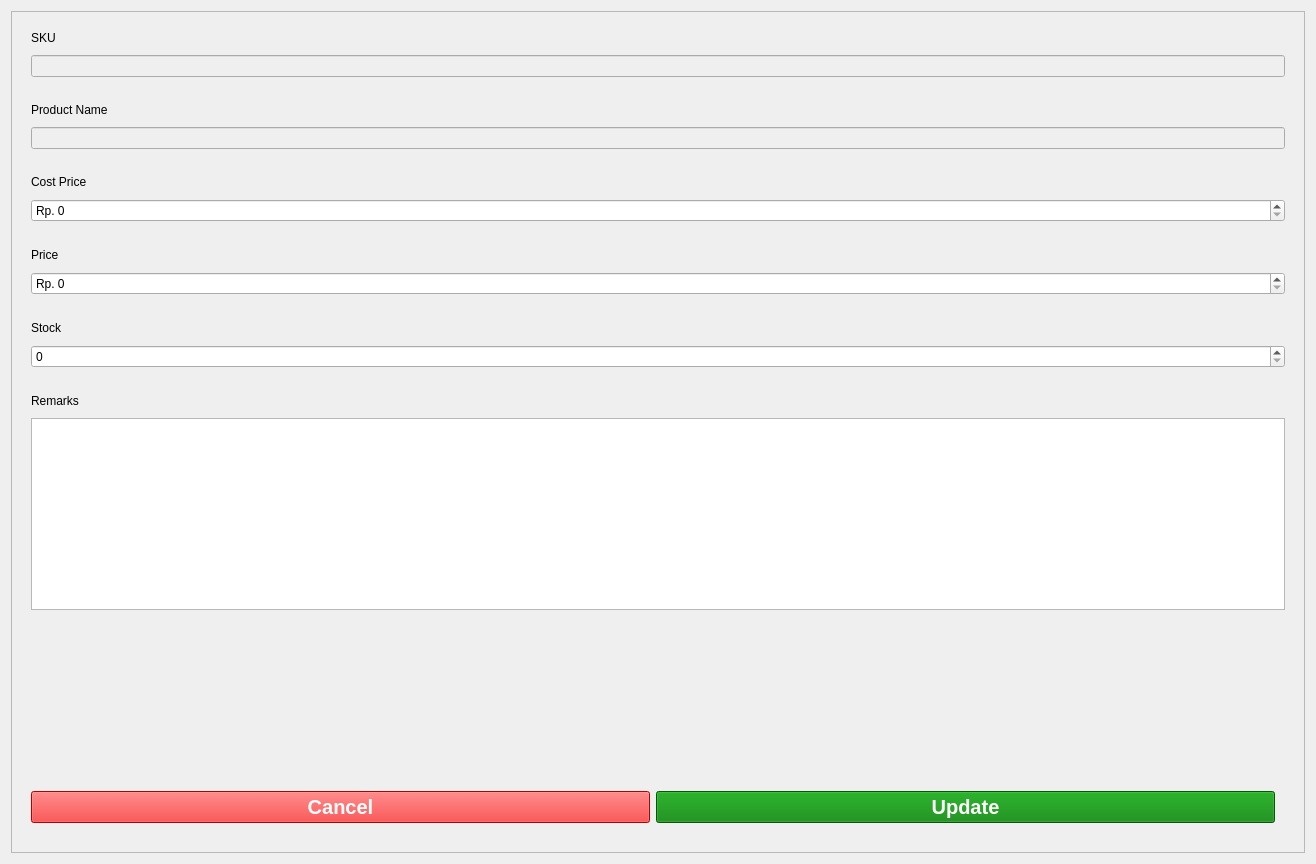
<?xml version="1.0" encoding="UTF-8"?>
<ui version="4.0">
 <class>Form</class>
 <widget class="QWidget" name="Form">
  <property name="geometry">
   <rect>
    <x>0</x>
    <y>0</y>
    <width>1316</width>
    <height>864</height>
   </rect>
  </property>
  <property name="windowTitle">
   <string>Form</string>
  </property>
  <layout class="QGridLayout" name="gridLayout_2">
   <item row="0" column="0">
    <widget class="QFrame" name="frame">
     <property name="frameShape">
      <enum>QFrame::StyledPanel</enum>
     </property>
     <property name="frameShadow">
      <enum>QFrame::Raised</enum>
     </property>
     <layout class="QGridLayout" name="gridLayout">
      <item row="0" column="0">
       <layout class="QVBoxLayout" name="verticalLayout">
        <property name="spacing">
         <number>10</number>
        </property>
        <property name="leftMargin">
         <number>10</number>
        </property>
        <property name="topMargin">
         <number>10</number>
        </property>
        <property name="rightMargin">
         <number>10</number>
        </property>
        <property name="bottomMargin">
         <number>10</number>
        </property>
        <item>
         <widget class="QLabel" name="label">
          <property name="text">
           <string>SKU</string>
          </property>
         </widget>
        </item>
        <item>
         <widget class="QLineEdit" name="lineEdit">
          <property name="enabled">
           <bool>false</bool>
          </property>
         </widget>
        </item>
       </layout>
      </item>
      <item row="1" column="0">
       <layout class="QVBoxLayout" name="verticalLayout_2">
        <property name="spacing">
         <number>10</number>
        </property>
        <property name="leftMargin">
         <number>10</number>
        </property>
        <property name="topMargin">
         <number>10</number>
        </property>
        <property name="rightMargin">
         <number>10</number>
        </property>
        <property name="bottomMargin">
         <number>10</number>
        </property>
        <item>
         <widget class="QLabel" name="label_2">
          <property name="text">
           <string>Product Name</string>
          </property>
         </widget>
        </item>
        <item>
         <widget class="QLineEdit" name="lineEdit_2">
          <property name="enabled">
           <bool>false</bool>
          </property>
         </widget>
        </item>
       </layout>
      </item>
      <item row="2" column="0">
       <layout class="QVBoxLayout" name="verticalLayout_3">
        <property name="spacing">
         <number>10</number>
        </property>
        <property name="leftMargin">
         <number>10</number>
        </property>
        <property name="topMargin">
         <number>10</number>
        </property>
        <property name="rightMargin">
         <number>10</number>
        </property>
        <property name="bottomMargin">
         <number>10</number>
        </property>
        <item>
         <widget class="QLabel" name="label_3">
          <property name="text">
           <string>Cost Price</string>
          </property>
         </widget>
        </item>
        <item>
         <widget class="QSpinBox" name="spinBox_3">
          <property name="suffix">
           <string/>
          </property>
          <property name="prefix">
           <string>Rp. </string>
          </property>
          <property name="maximum">
           <number>999999999</number>
          </property>
         </widget>
        </item>
       </layout>
      </item>
      <item row="3" column="0">
       <layout class="QVBoxLayout" name="verticalLayout_4">
        <property name="spacing">
         <number>10</number>
        </property>
        <property name="leftMargin">
         <number>10</number>
        </property>
        <property name="topMargin">
         <number>10</number>
        </property>
        <property name="rightMargin">
         <number>10</number>
        </property>
        <property name="bottomMargin">
         <number>10</number>
        </property>
        <item>
         <widget class="QLabel" name="label_4">
          <property name="text">
           <string>Price</string>
          </property>
         </widget>
        </item>
        <item>
         <widget class="QSpinBox" name="spinBox_2">
          <property name="prefix">
           <string>Rp. </string>
          </property>
          <property name="maximum">
           <number>999999999</number>
          </property>
         </widget>
        </item>
       </layout>
      </item>
      <item row="4" column="0">
       <layout class="QVBoxLayout" name="verticalLayout_5">
        <property name="spacing">
         <number>10</number>
        </property>
        <property name="leftMargin">
         <number>10</number>
        </property>
        <property name="topMargin">
         <number>10</number>
        </property>
        <property name="rightMargin">
         <number>10</number>
        </property>
        <property name="bottomMargin">
         <number>10</number>
        </property>
        <item>
         <widget class="QLabel" name="label_5">
          <property name="text">
           <string>Stock</string>
          </property>
         </widget>
        </item>
        <item>
         <widget class="QSpinBox" name="spinBox">
          <property name="maximum">
           <number>999999999</number>
          </property>
         </widget>
        </item>
       </layout>
      </item>
      <item row="5" column="0">
       <layout class="QVBoxLayout" name="verticalLayout_6">
        <property name="spacing">
         <number>10</number>
        </property>
        <property name="leftMargin">
         <number>10</number>
        </property>
        <property name="topMargin">
         <number>10</number>
        </property>
        <property name="rightMargin">
         <number>10</number>
        </property>
        <property name="bottomMargin">
         <number>10</number>
        </property>
        <item>
         <widget class="QLabel" name="label_6">
          <property name="text">
           <string>Remarks</string>
          </property>
         </widget>
        </item>
        <item>
         <widget class="QTextEdit" name="textEdit"/>
        </item>
       </layout>
      </item>
      <item row="6" column="0">
       <spacer name="verticalSpacer">
        <property name="orientation">
         <enum>Qt::Vertical</enum>
        </property>
        <property name="sizeHint" stdset="0">
         <size>
          <width>17</width>
          <height>118</height>
         </size>
        </property>
       </spacer>
      </item>
      <item row="7" column="0">
       <layout class="QHBoxLayout" name="horizontalLayout">
        <property name="leftMargin">
         <number>10</number>
        </property>
        <property name="topMargin">
         <number>10</number>
        </property>
        <property name="rightMargin">
         <number>20</number>
        </property>
        <property name="bottomMargin">
         <number>20</number>
        </property>
        <item>
         <widget class="QPushButton" name="pushButton_2">
          <property name="styleSheet">
           <string notr="true">QPushButton{
	background-color: red;
	color: white;
	font-size: 20px;
	font-weight:bold;

}</string>
          </property>
          <property name="text">
           <string>Cancel</string>
          </property>
         </widget>
        </item>
        <item>
         <widget class="QPushButton" name="pushButton">
          <property name="styleSheet">
           <string notr="true">QPushButton{
	background-color: green;
	color: white;
	font-size: 20px;
	font-weight:bold;

}</string>
          </property>
          <property name="text">
           <string>Update</string>
          </property>
         </widget>
        </item>
       </layout>
      </item>
     </layout>
    </widget>
   </item>
  </layout>
 </widget>
 <resources/>
 <connections/>
</ui>
